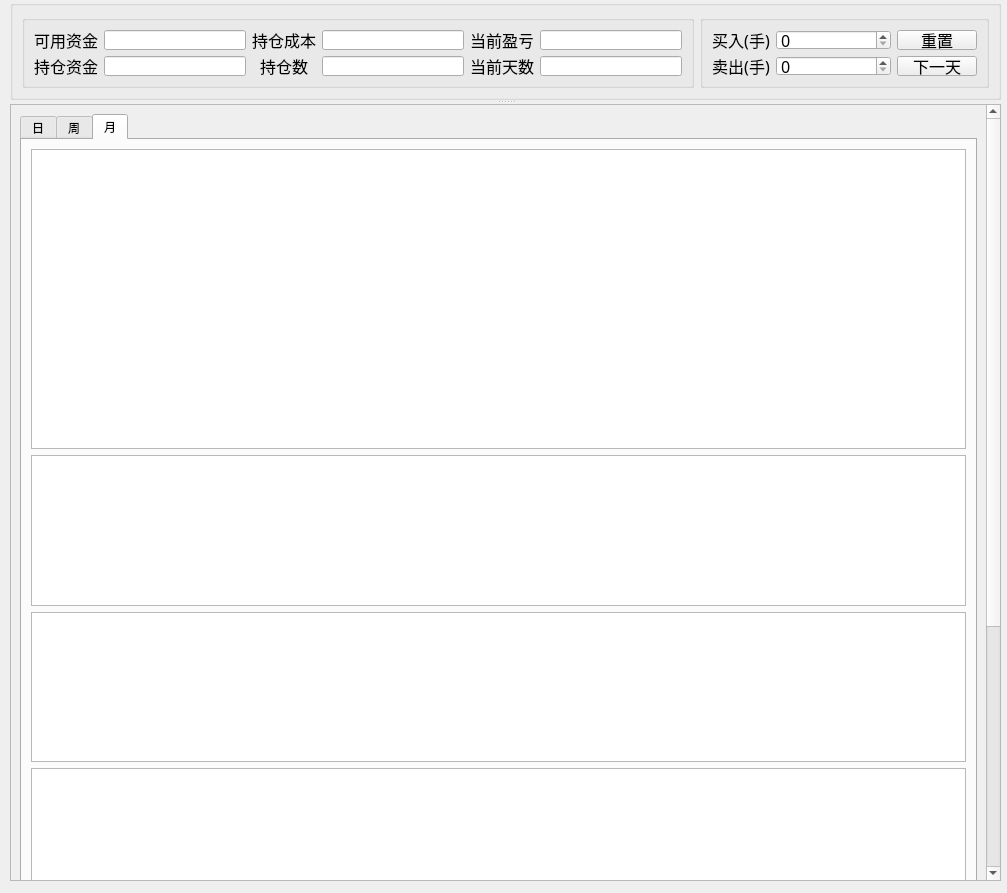
<?xml version="1.0" encoding="UTF-8"?>
<ui version="4.0">
 <class>MainWindow</class>
 <widget class="QMainWindow" name="MainWindow">
  <property name="geometry">
   <rect>
    <x>0</x>
    <y>0</y>
    <width>1007</width>
    <height>893</height>
   </rect>
  </property>
  <property name="sizePolicy">
   <sizepolicy hsizetype="Minimum" vsizetype="Expanding">
    <horstretch>0</horstretch>
    <verstretch>0</verstretch>
   </sizepolicy>
  </property>
  <property name="windowTitle">
   <string>A股模拟</string>
  </property>
  <widget class="QWidget" name="centralwidget">
   <widget class="QSplitter" name="splitter">
    <property name="geometry">
     <rect>
      <x>10</x>
      <y>0</y>
      <width>991</width>
      <height>881</height>
     </rect>
    </property>
    <property name="orientation">
     <enum>Qt::Vertical</enum>
    </property>
    <widget class="QGroupBox" name="groupBox_Set">
     <property name="sizePolicy">
      <sizepolicy hsizetype="Ignored" vsizetype="Fixed">
       <horstretch>0</horstretch>
       <verstretch>0</verstretch>
      </sizepolicy>
     </property>
     <property name="minimumSize">
      <size>
       <width>250</width>
       <height>50</height>
      </size>
     </property>
     <property name="maximumSize">
      <size>
       <width>25000</width>
       <height>100</height>
      </size>
     </property>
     <property name="title">
      <string/>
     </property>
     <layout class="QHBoxLayout" name="horizontalLayout">
      <item>
       <widget class="QGroupBox" name="groupBox_info">
        <property name="sizePolicy">
         <sizepolicy hsizetype="Expanding" vsizetype="Minimum">
          <horstretch>0</horstretch>
          <verstretch>0</verstretch>
         </sizepolicy>
        </property>
        <property name="font">
         <font>
          <family>楷体</family>
          <pointsize>12</pointsize>
         </font>
        </property>
        <property name="title">
         <string/>
        </property>
        <layout class="QGridLayout" name="gridLayout">
         <item row="0" column="0">
          <widget class="QLabel" name="label_info_1">
           <property name="sizePolicy">
            <sizepolicy hsizetype="Minimum" vsizetype="Minimum">
             <horstretch>0</horstretch>
             <verstretch>0</verstretch>
            </sizepolicy>
           </property>
           <property name="text">
            <string>可用资金</string>
           </property>
           <property name="alignment">
            <set>Qt::AlignCenter</set>
           </property>
          </widget>
         </item>
         <item row="1" column="2">
          <widget class="QLabel" name="label_info_4">
           <property name="sizePolicy">
            <sizepolicy hsizetype="Minimum" vsizetype="Preferred">
             <horstretch>0</horstretch>
             <verstretch>0</verstretch>
            </sizepolicy>
           </property>
           <property name="text">
            <string>持仓数</string>
           </property>
           <property name="alignment">
            <set>Qt::AlignCenter</set>
           </property>
          </widget>
         </item>
         <item row="1" column="6">
          <widget class="QLabel" name="label_info_6">
           <property name="sizePolicy">
            <sizepolicy hsizetype="Minimum" vsizetype="Preferred">
             <horstretch>0</horstretch>
             <verstretch>0</verstretch>
            </sizepolicy>
           </property>
           <property name="text">
            <string>当前天数</string>
           </property>
           <property name="alignment">
            <set>Qt::AlignCenter</set>
           </property>
          </widget>
         </item>
         <item row="1" column="3">
          <widget class="QLineEdit" name="lineEdit_5">
           <property name="sizePolicy">
            <sizepolicy hsizetype="Expanding" vsizetype="Minimum">
             <horstretch>0</horstretch>
             <verstretch>0</verstretch>
            </sizepolicy>
           </property>
           <property name="alignment">
            <set>Qt::AlignCenter</set>
           </property>
           <property name="readOnly">
            <bool>true</bool>
           </property>
          </widget>
         </item>
         <item row="1" column="0">
          <widget class="QLabel" name="label_info_3">
           <property name="sizePolicy">
            <sizepolicy hsizetype="Minimum" vsizetype="Preferred">
             <horstretch>0</horstretch>
             <verstretch>0</verstretch>
            </sizepolicy>
           </property>
           <property name="text">
            <string>持仓资金</string>
           </property>
           <property name="alignment">
            <set>Qt::AlignCenter</set>
           </property>
          </widget>
         </item>
         <item row="0" column="2">
          <widget class="QLabel" name="label_info_2">
           <property name="sizePolicy">
            <sizepolicy hsizetype="Minimum" vsizetype="Minimum">
             <horstretch>0</horstretch>
             <verstretch>0</verstretch>
            </sizepolicy>
           </property>
           <property name="text">
            <string>持仓成本</string>
           </property>
           <property name="scaledContents">
            <bool>false</bool>
           </property>
           <property name="alignment">
            <set>Qt::AlignCenter</set>
           </property>
          </widget>
         </item>
         <item row="1" column="1">
          <widget class="QLineEdit" name="lineEdit_4">
           <property name="sizePolicy">
            <sizepolicy hsizetype="Expanding" vsizetype="Minimum">
             <horstretch>0</horstretch>
             <verstretch>0</verstretch>
            </sizepolicy>
           </property>
           <property name="alignment">
            <set>Qt::AlignCenter</set>
           </property>
           <property name="readOnly">
            <bool>true</bool>
           </property>
          </widget>
         </item>
         <item row="0" column="6">
          <widget class="QLabel" name="label_info_5">
           <property name="sizePolicy">
            <sizepolicy hsizetype="Minimum" vsizetype="Minimum">
             <horstretch>0</horstretch>
             <verstretch>0</verstretch>
            </sizepolicy>
           </property>
           <property name="text">
            <string>当前盈亏</string>
           </property>
           <property name="scaledContents">
            <bool>false</bool>
           </property>
           <property name="alignment">
            <set>Qt::AlignCenter</set>
           </property>
          </widget>
         </item>
         <item row="0" column="3">
          <widget class="QLineEdit" name="lineEdit_2">
           <property name="sizePolicy">
            <sizepolicy hsizetype="Expanding" vsizetype="Minimum">
             <horstretch>0</horstretch>
             <verstretch>0</verstretch>
            </sizepolicy>
           </property>
           <property name="alignment">
            <set>Qt::AlignCenter</set>
           </property>
           <property name="readOnly">
            <bool>true</bool>
           </property>
          </widget>
         </item>
         <item row="0" column="1">
          <widget class="QLineEdit" name="lineEdit_1">
           <property name="sizePolicy">
            <sizepolicy hsizetype="Expanding" vsizetype="Minimum">
             <horstretch>0</horstretch>
             <verstretch>0</verstretch>
            </sizepolicy>
           </property>
           <property name="alignment">
            <set>Qt::AlignCenter</set>
           </property>
           <property name="readOnly">
            <bool>true</bool>
           </property>
          </widget>
         </item>
         <item row="1" column="7">
          <widget class="QLineEdit" name="lineEdit_6">
           <property name="sizePolicy">
            <sizepolicy hsizetype="Expanding" vsizetype="Minimum">
             <horstretch>0</horstretch>
             <verstretch>0</verstretch>
            </sizepolicy>
           </property>
           <property name="alignment">
            <set>Qt::AlignCenter</set>
           </property>
           <property name="readOnly">
            <bool>true</bool>
           </property>
          </widget>
         </item>
         <item row="0" column="7">
          <widget class="QLineEdit" name="lineEdit_3">
           <property name="sizePolicy">
            <sizepolicy hsizetype="Expanding" vsizetype="Minimum">
             <horstretch>0</horstretch>
             <verstretch>0</verstretch>
            </sizepolicy>
           </property>
           <property name="alignment">
            <set>Qt::AlignCenter</set>
           </property>
           <property name="readOnly">
            <bool>true</bool>
           </property>
          </widget>
         </item>
        </layout>
       </widget>
      </item>
      <item>
       <widget class="QGroupBox" name="groupBox_action">
        <property name="sizePolicy">
         <sizepolicy hsizetype="Expanding" vsizetype="Minimum">
          <horstretch>0</horstretch>
          <verstretch>0</verstretch>
         </sizepolicy>
        </property>
        <property name="font">
         <font>
          <family>楷体</family>
          <pointsize>12</pointsize>
         </font>
        </property>
        <property name="title">
         <string/>
        </property>
        <layout class="QGridLayout" name="gridLayout_2">
         <item row="1" column="0">
          <widget class="QLabel" name="label_sell">
           <property name="sizePolicy">
            <sizepolicy hsizetype="Minimum" vsizetype="Minimum">
             <horstretch>0</horstretch>
             <verstretch>0</verstretch>
            </sizepolicy>
           </property>
           <property name="text">
            <string>卖出(手)</string>
           </property>
           <property name="alignment">
            <set>Qt::AlignCenter</set>
           </property>
          </widget>
         </item>
         <item row="1" column="1">
          <widget class="QSpinBox" name="spinBox_sell">
           <property name="sizePolicy">
            <sizepolicy hsizetype="Expanding" vsizetype="Fixed">
             <horstretch>0</horstretch>
             <verstretch>0</verstretch>
            </sizepolicy>
           </property>
          </widget>
         </item>
         <item row="0" column="1">
          <widget class="QSpinBox" name="spinBox_buy">
           <property name="sizePolicy">
            <sizepolicy hsizetype="Expanding" vsizetype="Fixed">
             <horstretch>0</horstretch>
             <verstretch>0</verstretch>
            </sizepolicy>
           </property>
          </widget>
         </item>
         <item row="0" column="0">
          <widget class="QLabel" name="label_buy">
           <property name="sizePolicy">
            <sizepolicy hsizetype="Minimum" vsizetype="Minimum">
             <horstretch>0</horstretch>
             <verstretch>0</verstretch>
            </sizepolicy>
           </property>
           <property name="text">
            <string>买入(手)</string>
           </property>
           <property name="alignment">
            <set>Qt::AlignCenter</set>
           </property>
          </widget>
         </item>
         <item row="1" column="2">
          <widget class="QPushButton" name="pushButton_next">
           <property name="sizePolicy">
            <sizepolicy hsizetype="Minimum" vsizetype="Fixed">
             <horstretch>0</horstretch>
             <verstretch>0</verstretch>
            </sizepolicy>
           </property>
           <property name="text">
            <string>下一天</string>
           </property>
          </widget>
         </item>
         <item row="0" column="2">
          <widget class="QPushButton" name="pushButton_reset">
           <property name="sizePolicy">
            <sizepolicy hsizetype="Minimum" vsizetype="Fixed">
             <horstretch>0</horstretch>
             <verstretch>0</verstretch>
            </sizepolicy>
           </property>
           <property name="text">
            <string>重置</string>
           </property>
          </widget>
         </item>
        </layout>
       </widget>
      </item>
     </layout>
    </widget>
    <widget class="QScrollArea" name="scrollArea">
     <property name="minimumSize">
      <size>
       <width>0</width>
       <height>0</height>
      </size>
     </property>
     <property name="widgetResizable">
      <bool>true</bool>
     </property>
     <widget class="QWidget" name="scrollAreaWidgetContents_2">
      <property name="geometry">
       <rect>
        <x>0</x>
        <y>0</y>
        <width>972</width>
        <height>1139</height>
       </rect>
      </property>
      <layout class="QVBoxLayout" name="verticalLayout_4">
       <item>
        <widget class="QTabWidget" name="tabWidget">
         <property name="sizePolicy">
          <sizepolicy hsizetype="Expanding" vsizetype="Expanding">
           <horstretch>0</horstretch>
           <verstretch>1</verstretch>
          </sizepolicy>
         </property>
         <property name="tabShape">
          <enum>QTabWidget::Rounded</enum>
         </property>
         <property name="currentIndex">
          <number>2</number>
         </property>
         <widget class="QWidget" name="tab">
          <attribute name="title">
           <string>日</string>
          </attribute>
          <layout class="QVBoxLayout" name="verticalLayout">
           <item>
            <widget class="QChartView" name="chatView_day1">
             <property name="minimumSize">
              <size>
               <width>0</width>
               <height>300</height>
              </size>
             </property>
            </widget>
           </item>
           <item>
            <widget class="QChartView" name="chatView_day2">
             <property name="minimumSize">
              <size>
               <width>0</width>
               <height>150</height>
              </size>
             </property>
            </widget>
           </item>
           <item>
            <widget class="QChartView" name="chatView_day3">
             <property name="minimumSize">
              <size>
               <width>0</width>
               <height>150</height>
              </size>
             </property>
            </widget>
           </item>
           <item>
            <widget class="QChartView" name="chatView_day4">
             <property name="minimumSize">
              <size>
               <width>0</width>
               <height>150</height>
              </size>
             </property>
            </widget>
           </item>
           <item>
            <widget class="QChartView" name="chatView_day5">
             <property name="minimumSize">
              <size>
               <width>0</width>
               <height>300</height>
              </size>
             </property>
            </widget>
           </item>
          </layout>
         </widget>
         <widget class="QWidget" name="tab_2">
          <attribute name="title">
           <string>周</string>
          </attribute>
          <layout class="QVBoxLayout" name="verticalLayout_2">
           <item>
            <widget class="QChartView" name="chatView_week1">
             <property name="minimumSize">
              <size>
               <width>0</width>
               <height>300</height>
              </size>
             </property>
            </widget>
           </item>
           <item>
            <widget class="QChartView" name="chatView_week2">
             <property name="minimumSize">
              <size>
               <width>0</width>
               <height>150</height>
              </size>
             </property>
            </widget>
           </item>
           <item>
            <widget class="QChartView" name="chatView_week3">
             <property name="minimumSize">
              <size>
               <width>0</width>
               <height>150</height>
              </size>
             </property>
            </widget>
           </item>
           <item>
            <widget class="QChartView" name="chatView_week4">
             <property name="minimumSize">
              <size>
               <width>0</width>
               <height>150</height>
              </size>
             </property>
            </widget>
           </item>
           <item>
            <widget class="QChartView" name="chatView_week5">
             <property name="minimumSize">
              <size>
               <width>0</width>
               <height>300</height>
              </size>
             </property>
            </widget>
           </item>
          </layout>
         </widget>
         <widget class="QWidget" name="tab_3">
          <attribute name="title">
           <string>月</string>
          </attribute>
          <layout class="QVBoxLayout" name="verticalLayout_3">
           <item>
            <widget class="QChartView" name="chatView_month1">
             <property name="minimumSize">
              <size>
               <width>0</width>
               <height>300</height>
              </size>
             </property>
            </widget>
           </item>
           <item>
            <widget class="QChartView" name="chatView_month2">
             <property name="minimumSize">
              <size>
               <width>0</width>
               <height>150</height>
              </size>
             </property>
            </widget>
           </item>
           <item>
            <widget class="QChartView" name="chatView_month3">
             <property name="minimumSize">
              <size>
               <width>0</width>
               <height>150</height>
              </size>
             </property>
            </widget>
           </item>
           <item>
            <widget class="QChartView" name="chatView_month4">
             <property name="minimumSize">
              <size>
               <width>0</width>
               <height>150</height>
              </size>
             </property>
            </widget>
           </item>
           <item>
            <widget class="QChartView" name="chatView_month5">
             <property name="minimumSize">
              <size>
               <width>0</width>
               <height>300</height>
              </size>
             </property>
            </widget>
           </item>
          </layout>
         </widget>
        </widget>
       </item>
      </layout>
     </widget>
    </widget>
   </widget>
  </widget>
 </widget>
 <customwidgets>
  <customwidget>
   <class>QChartView</class>
   <extends>QGraphicsView</extends>
   <header location="global">QChartView.h</header>
  </customwidget>
 </customwidgets>
 <resources/>
 <connections/>
</ui>
